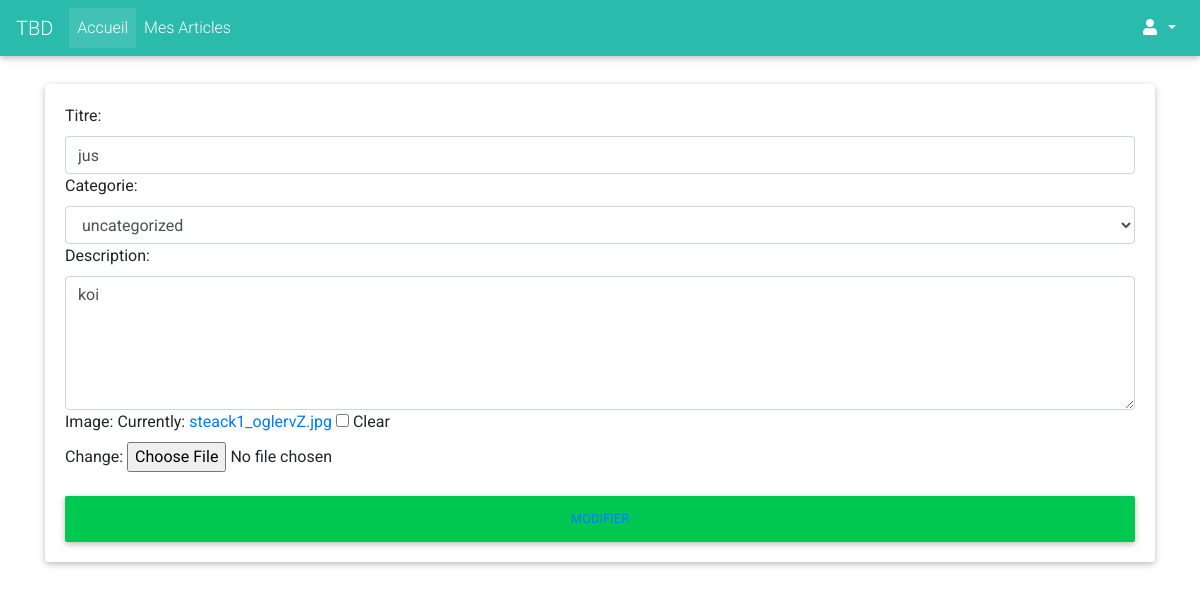
/my-articles/update-article/15/, run on the app's committed database.
### blog/models.py (models this page shows, shortened)
class Article(models.Model):
    user = models.ForeignKey(User,on_delete=models.CASCADE,null=True)
    title = models.CharField(max_length=50)
    category = models.ForeignKey(Category, on_delete=models.CASCADE)
    descript = models.TextField()
    image = models.ImageField(null=True,blank=True)
    created_at = models.DateTimeField(auto_now_add=True)
    updated_at = models.DateTimeField(auto_now=True)

### app_admin/views.py (the view)
# urls.py: path('update-article/<int:pk>',UpdateArticle.as_view(),name='update-article'),
class UpdateArticle(UpdateView):
     model = Article
     form_class = ArticleForm
     template_name = 'app_admin/article_form.html'
     success_url = reverse_lazy('my_articles')

### blog/forms.py
class ArticleForm(forms.ModelForm):
    class Meta:
        model = Article
        fields = ['title', 'category' , 'descript', 'image']
        labels = {'title': 'Titre', 'category': 'Categorie', 'descript':'Description'}
        widgets = {
            'title': forms.TextInput(attrs={'class': 'form-control'}),
            'category': forms.Select(attrs={'class': 'form-control'}),
            'descript': forms.Textarea(attrs={'class': 'form-control','rows':5}),
        }

### blog/models.py (called while the page is built)
    def __str__(self):
        return self.name

### app_admin/templates/app_admin/article_form.html (shortened to what this page needs)
{% extends 'partials/base.html' %}
{% block content %}
<div class="container">
    <div class="row">
        <div class="col-md-12">
            <div class="card mt-4">
                <div class="card-body">
                    <form action="" method="POST">
                        {{form}}
                        <button class="btn btn-success btn-block mt-4">
                            <a href="{% url 'update_article' pk=article.pk %}">Modifier</a>
                        </button>
                    </form>
                </div>
            </div>
        </div>
    </div>
</div>
{% endblock %}

### data on the page
Article: title "jus", category "uncategorized", descript "koi"
